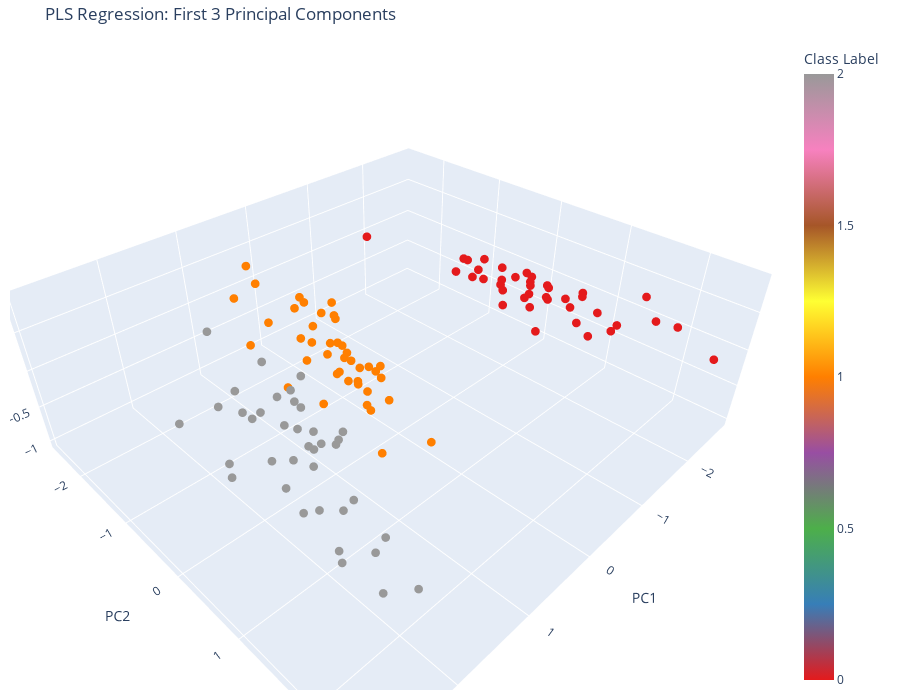

Here is the notebook cell this chart was saved with:
### Code cell
# 主成分スコアの取得
X_scores = pls.x_scores_

# データフレームの作成
df = pd.DataFrame(
    {
        "PC1": X_scores[:, 0],
        "PC2": X_scores[:, 1],
        "PC3": X_scores[:, 2],
        "Label": y_train_label,
    }
)

# 3次元散布図の作成（マーカーサイズを小さく設定）
fig = px.scatter_3d(
    df,
    x="PC1",
    y="PC2",
    z="PC3",
    color="Label",
    title="PLS Regression: First 3 Principal Components",
    labels={
        "PC1": "First Principal Component",
        "PC2": "Second Principal Component",
        "PC3": "Third Principal Component",
        "Label": "Class Label",
    },
    color_continuous_scale=px.colors.qualitative.Set1,
    size_max=5,
)  # マーカーの最大サイズを小さく設定

# マーカーサイズをさらに調整
fig.update_traces(marker=dict(size=3))  # すべてのマーカーのサイズを3に設定

# レイアウトの調整
fig.update_layout(
    scene=dict(xaxis_title="PC1", yaxis_title="PC2", zaxis_title="PC3"),
    width=900,
    height=700,
    margin=dict(r=20, b=10, l=10, t=40),
)

# グラフの表示
fig.show()
